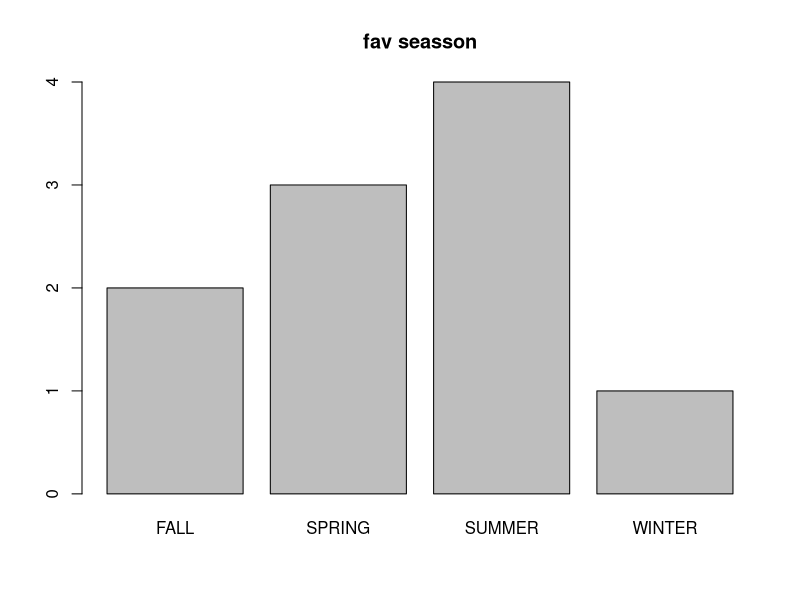
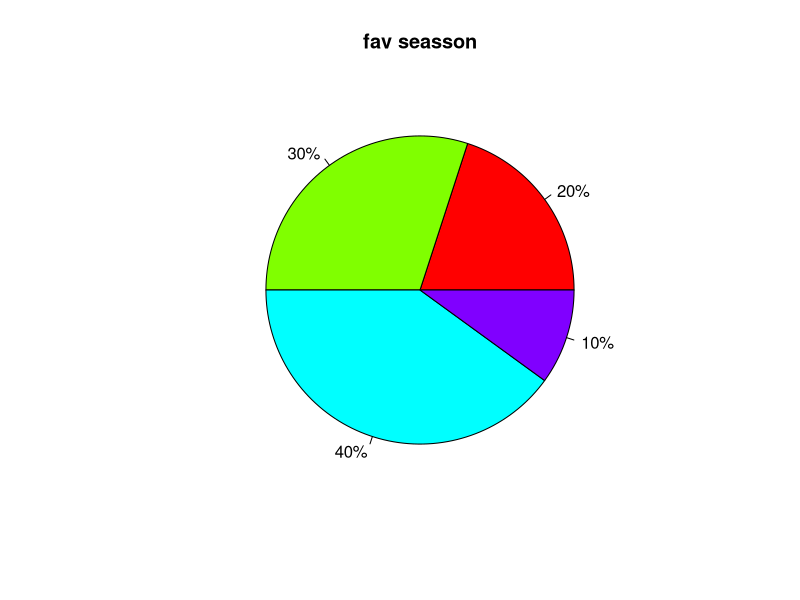
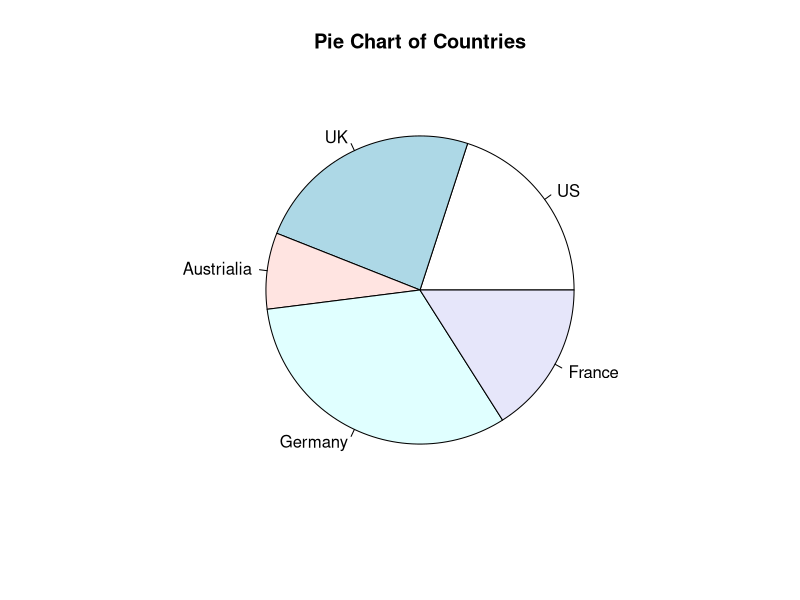
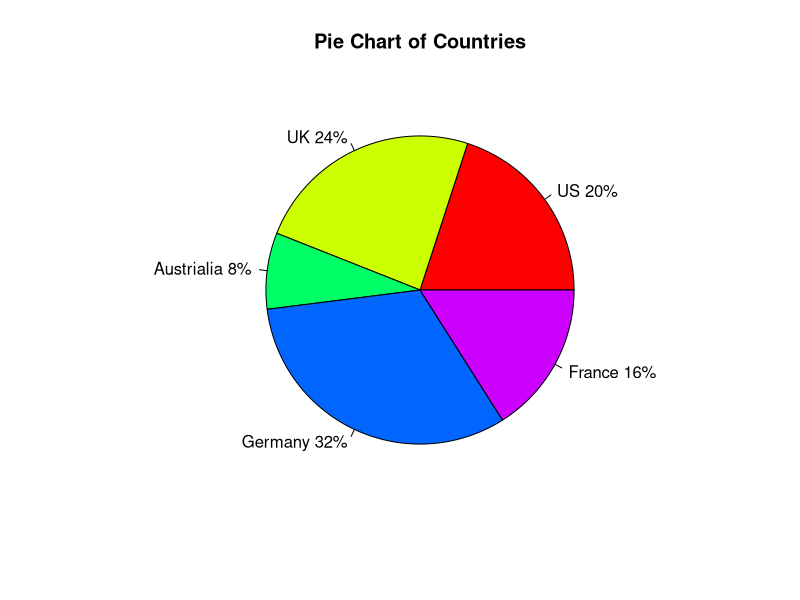

Write R code to recreate these figures, in order.
#Frequency distribution table
# 관측값들의 종류별로 개수를 세는 것
# 종류별로 비율을 알 수 있고, 이 결과를 이용하여 막대그래프나 원그래프를 작성할 수 있다.

fav<-c('WINTER', 'SUMMER', 'SPRING', 'SUMMER', 'SUMMER',
    'FALL', 'FALL', 'SUMMER', 'SPRING', 'SPRING')

fav
table(fav)

table(fav) / length(fav)    # 비율 출력



#막대그래프(정보 시각화)
ds<-table(fav)
ds

barplot(ds, main='fav seasson')

#순서 정렬
ds.new <- ds[c(2,3,1,4)]
ds.new

# 원그래프
# 원그래프는 하나의 원 안에서 각 자료값이 차지하는 비율을 넓이로 나타낸 그래프
# angle : 각도
# init.angle : 시작점 각도
# col : 색상
# labels : 파이차트 각 내용 레이블
# radius : 원형의 크기
# clockwise : T는 시계방향(default), F는 반시계

ds<-table(fav)
ds
pct<-round(ds/sum(ds)*100)
lib<-paste(pct,"%", sep="")
pie(ds, labels = lib, col=rainbow(length(lib)), main='fav seasson')

# simple Pie Chart
slices<-c(10, 12, 4, 16, 8)
lbls<-c("US", "UK", "Austrialia", "Germany", "France")
pie(slices, labels = lbls, main="Pie Chart of Countries")
# Pie Chart with Percentages
slices<=c(10,12,4,16,8)
libls<-c("US", "UK", "Austrialia", "Germany", "France")
pct<-round(slices/sum(slices)*100)
lbls<-paste(lbls, pct)
lbls<-paste(lbls, "%", sep="")
pie(slices, labels = lbls, col=rainbow(length(lbls)),
    main="Pie Chart of Countries")


#